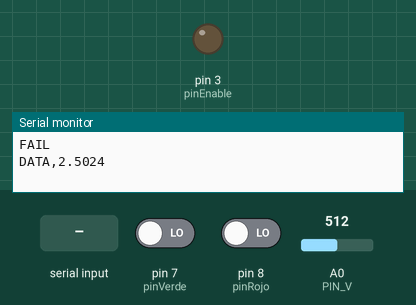
Bench run of a sketch on a simulated Arduino Uno, built with avr-gcc and run on an emulated ATmega328P. Parts: output pins drawn as LEDs (lit = HIGH), the last lines printed to the serial monitor. The test bench sets the inputs (shaded band); at power-on: pin 7 (pinVerde) LOW, pin 8 (pinRojo) LOW, A0 (PIN_V) = 512.

Above: at 1.2 s.
1.3 s: "ENABLE\n" received over Serial
At 2.2 s:
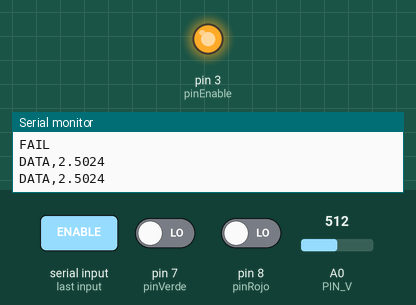
5.3 s: "DISABLE\n" received over Serial
At 6.4 s:
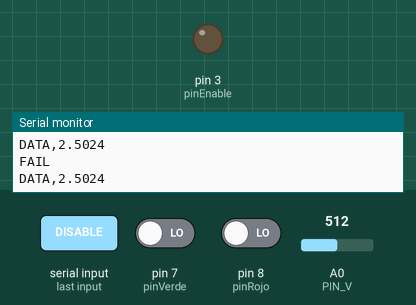
Timing chart, 0 to 8.3 s (numbered marks = the images above; inputs shaded):
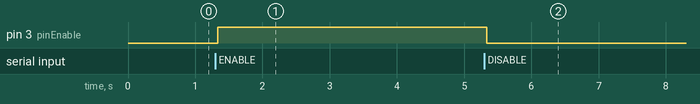

The sketch:

dig_dug_test2_CHIDO.ino
```cpp
bool failForzadoEmitido = false;

unsigned long tiempoInicioProceso = 0;
unsigned long tiempoStandbyFinal = 0;

bool huboProceso = false;
bool esperandoPassFinal = false;

const unsigned long TIEMPO_MIN_PROCESO = 5000;   // ms
const unsigned long TIEMPO_ESTABLE_PASS = 3000;  // ms


// ======================================================
// CONFIGURACIÓN DE PINES
// ======================================================
const int pinVerde  = 7;   // Torreta verde
const int pinRojo   = 8;   // Torreta roja
const int pinEnable = 3;   // SALIDA: simula sensor / interlock Dig Dug

// ======================================================
// SENSOR DE FLUJO (F/V A0)
// ======================================================
const int   PIN_V              = A0;
const float VREF               = 5.00;
const unsigned long INTERVALO_FLUJO_MS = 1000;
const int   PROMEDIOS          = 64;
unsigned long ultimoFlujo      = 0;

// ======================================================
// CONSTANTES DE TIEMPO
// ======================================================
const unsigned long BLINK_THRESHOLD = 1000; // ms para detectar parpadeo
const unsigned long LOOP_DELAY = 50;         // ms

// ======================================================
// VARIABLES PARA DETECTAR PARPADEO
// ======================================================
unsigned long lastChangeVerde = 0;
unsigned long lastChangeRojo  = 0;

int lastStateVerde = LOW;
int lastStateRojo  = LOW;

// ======================================================
// ESTADOS DEL PROCESO (MÁQUINA DE ESTADOS)
// ======================================================
enum ProcesoEstado {
  EST_FAIL,        // Rojo parpadeante o FAIL forzado
  EST_STANDBY,     // Verde fijo (antes de proceso)
  EST_EN_PROCESO,  // Verde parpadeante
  EST_PASS         // Verde fijo (después de proceso)
};

ProcesoEstado estadoActual = EST_FAIL;
ProcesoEstado ultimoEstadoEnviado = EST_FAIL;

// ======================================================
// PATRONES DE TORRETA
// ======================================================
enum PatronFoco {
  PATRON_NONE,
  PATRON_FAIL,
  PATRON_STANDBY,
  PATRON_EN_PROCESO
};

// ======================================================
// SETUP
// ======================================================
void setup() {
  Serial.begin(9600);

  pinMode(pinVerde, INPUT);
  pinMode(pinRojo, INPUT);

  pinMode(pinEnable, OUTPUT);

  // 🔒 FAIL FORZADO AL ARRANCAR
  digitalWrite(pinEnable, LOW);
  estadoActual = EST_FAIL;
  enviarEstadoSerial();
}

// ======================================================
// LOOP PRINCIPAL
// ======================================================
void loop() {

  // --------------------------------------------------
  // 0. COMANDOS SERIAL (HABILITAR / BLOQUEAR)
  // --------------------------------------------------
  if (Serial.available()) {
    String cmd = Serial.readStringUntil('\n');
    cmd.trim();

    if (cmd == "ENABLE") {
      digitalWrite(pinEnable, HIGH);
      //Serial.println("ENABLED_OK");
      failForzadoEmitido = false;  // ✅ preparar siguiente ciclo
    }
    else if (cmd == "DISABLE") {
      digitalWrite(pinEnable, LOW);    // ✅ forzar FAIL
    }
  }

  // --------------------------------------------------
  // SENSOR DE FLUJO (cada 1s envía DATA,<volts>)
  // --------------------------------------------------
  if (millis() - ultimoFlujo >= INTERVALO_FLUJO_MS) {
    ultimoFlujo = millis();

    long suma = 0;
    for (int i = 0; i < PROMEDIOS; i++) {
      suma += analogRead(PIN_V);
      delay(2);
    }
    float volts = (suma / (float)PROMEDIOS) * VREF / 1023.0;

    Serial.print("DATA,");
    Serial.println(volts, 4);
  }

  // --------------------------------------------------
  // 1. LEER TORRETAS
  // --------------------------------------------------
  int estadoVerde = digitalRead(pinVerde);
  int estadoRojo  = digitalRead(pinRojo);

  unsigned long ahora = millis();

  // --------------------------------------------------
  // 2. DETECTAR CAMBIOS (PARPADEO)
  // --------------------------------------------------
  if (estadoVerde != lastStateVerde) {
    lastChangeVerde = ahora;
    lastStateVerde = estadoVerde;
  }

  if (estadoRojo != lastStateRojo) {
    lastChangeRojo = ahora;
    lastStateRojo = estadoRojo;
  }

  unsigned long dtVerde = ahora - lastChangeVerde;
  unsigned long dtRojo  = ahora - lastChangeRojo;

  // --------------------------------------------------
  // 3. INTERLOCK: ¿PIN ENABLE ACTIVO?
  // --------------------------------------------------

  if (digitalRead(pinEnable) == LOW) {
    estadoActual = EST_FAIL;

    if (!failForzadoEmitido) {
      ultimoEstadoEnviado = (ProcesoEstado)-1; // fuerza emisión
      enviarEstadoSerial();                    // 🔔 FAIL UNA SOLA VEZ
      failForzadoEmitido = true;
    }

    delay(LOOP_DELAY);
    return;
  }


  // --------------------------------------------------
  // 4. DETECTAR PATRÓN DE TORRETA
  // --------------------------------------------------
  PatronFoco patron = detectarPatron(
    estadoVerde,
    estadoRojo,
    dtVerde,
    dtRojo
  );

  // --------------------------------------------------
  // 5. MÁQUINA DE ESTADOS
  // --------------------------------------------------
  if (patron != PATRON_NONE) {
    procesarPatron(patron);
  }

  // --------------------------------------------------
  // 6. ENVIAR ESTADO POR SERIAL
  // --------------------------------------------------
  enviarEstadoSerial();

  delay(LOOP_DELAY);
}

// ======================================================
// DETECCIÓN DE PATRÓN DE TORRETA
// ======================================================
PatronFoco detectarPatron(
  int verde,
  int rojo,
  unsigned long dtVerde,
  unsigned long dtRojo
) {
  // FAIL REAL → rojo parpadeante
  if (rojo == HIGH && verde == LOW && dtRojo <= BLINK_THRESHOLD) {
    return PATRON_FAIL;
  }

  // EN PROCESO → verde parpadeante
  if (verde == HIGH && rojo == LOW && dtVerde <= BLINK_THRESHOLD) {
    return PATRON_EN_PROCESO;
  }

  // STANDBY o PASS → verde fijo
  if (verde == HIGH && rojo == LOW && dtVerde > BLINK_THRESHOLD) {
    return PATRON_STANDBY;
  }

  return PATRON_NONE;
}

// ======================================================
// LÓGICA DE SECUENCIA DEL DIG DUG
// ======================================================
void procesarPatron(PatronFoco p) {

  switch (estadoActual) {

    case EST_FAIL:
      // Solo se puede salir si aparece verde fijo
      if (p == PATRON_STANDBY) {
        estadoActual = EST_STANDBY;
      }
      break;


    case EST_STANDBY:
      if (p == PATRON_EN_PROCESO) {
        estadoActual = EST_EN_PROCESO;
        tiempoInicioProceso = millis();
        huboProceso = true;
        esperandoPassFinal = false;

        failForzadoEmitido = false;  // ✅ CLAVE
      }
      break;

    case EST_EN_PROCESO:

      // FAIL real inmediato
      if (p == PATRON_FAIL) {
        estadoActual = EST_FAIL;
        huboProceso = false;
        esperandoPassFinal = false;
        break;
      }

      // Verde fijo posible final
      if (p == PATRON_STANDBY) {

        // 1️⃣ ¿Duró suficiente el proceso?
        if (millis() - tiempoInicioProceso < TIEMPO_MIN_PROCESO) {
          break;  // ignorar verde fijo prematuro
        }

        // 2️⃣ Primera detección de posible PASS
        if (!esperandoPassFinal) {
          tiempoStandbyFinal = millis();
          esperandoPassFinal = true;
          break;
        }

        // 3️⃣ ¿Fue estable?
        if (millis() - tiempoStandbyFinal >= TIEMPO_ESTABLE_PASS) {
          estadoActual = EST_PASS;   // ✅ PASS REAL
          esperandoPassFinal = false;
        }
      }
      else {
        // Si vuelve a parpadear, cancelar intento de PASS
        esperandoPassFinal = false;
      }

      break;

    case EST_PASS:
      // Se queda en PASS hasta nuevo FAIL
      if (p == PATRON_FAIL) {
        estadoActual = EST_FAIL;
      }
      break;
  }
}

// ======================================================
// ENVÍO DE ESTADO POR SERIAL (SOLO SI CAMBIA)
// ======================================================
void enviarEstadoSerial() {
  if (estadoActual != ultimoEstadoEnviado) {

    switch (estadoActual) {
      case EST_FAIL:
        Serial.println("FAIL");
        break;

      case EST_STANDBY:
        Serial.println("STANDBY");
        break;

      case EST_EN_PROCESO:
        Serial.println("EN_PROCESO");
        break;

      case EST_PASS:
        Serial.println("PASS");
        break;
    }

    ultimoEstadoEnviado = estadoActual;
  }
}
```

Measured:
- after the input at 1.3 s, pin 3 (pinEnable): LOW → HIGH at once
- after the input at 5.3 s, pin 3 (pinEnable): HIGH → LOW at once
